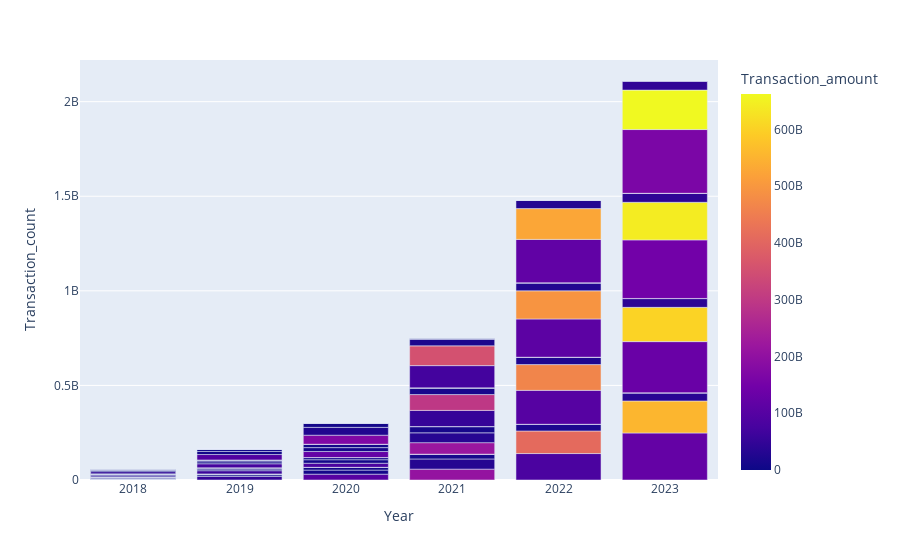

This figure's notebook cell:
### Code cell
fig = px.bar(ex1, x='Year', y='Transaction_count',color = 'Transaction_amount')
fig.show()
